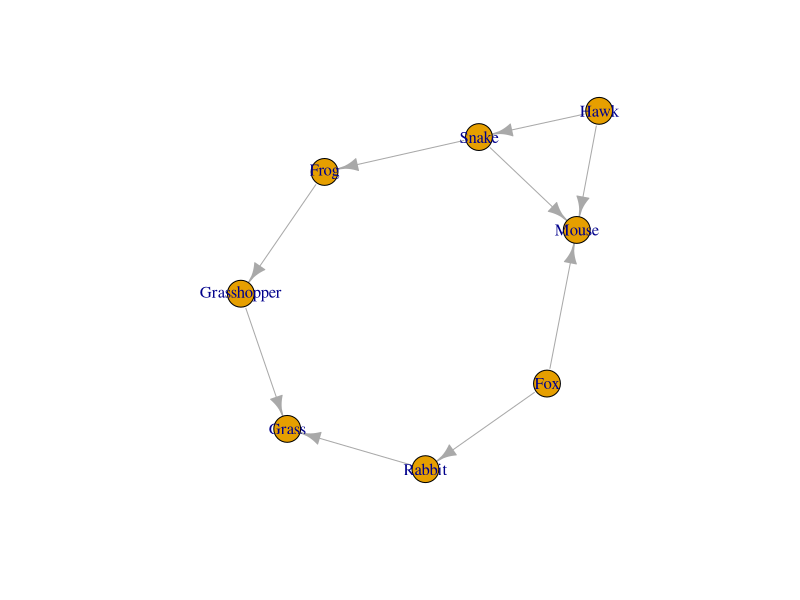

Here is the R script that generated this plot:
# Packages
library(readr)
library(igraph)

# Calling data
interactions <- read.csv("data/interactions.csv")

# Creating food-web object
foodweb <- graph_from_data_frame(
  interactions,
  directed=TRUE
)

# Checking it
foodweb

# Counting
vcount(foodweb) # vertices
ecount(foodweb) # interactions

# Visualize
plot(foodweb)

# Metrics
degree(foodweb) # how many interactions each species does?

# See which are the vertices
V(foodweb)

# Edges
E(foodweb)

## Ecological questions

# Who are all the species?
V(foodweb)$name # names of the vertices/nodes

# Who's eaten by HAWK?
neighbors(foodweb, "Hawk", mode = "out")

# Who's eaten by SNAKE?
neighbors(foodweb, "Snake", mode = "out")

# Who eats SNAKE?
neighbors(foodweb, "Snake", mode = "in")

# Degrees might be IN or OUT.

# See number of total degrees for each species
degree(foodweb)

# See number of degrees in - i.e. how many predators the species has
degree(foodweb, mode = "in")

# See number of degrees out - i.e. how many preys the species has
degree(foodweb, mode = "out")
